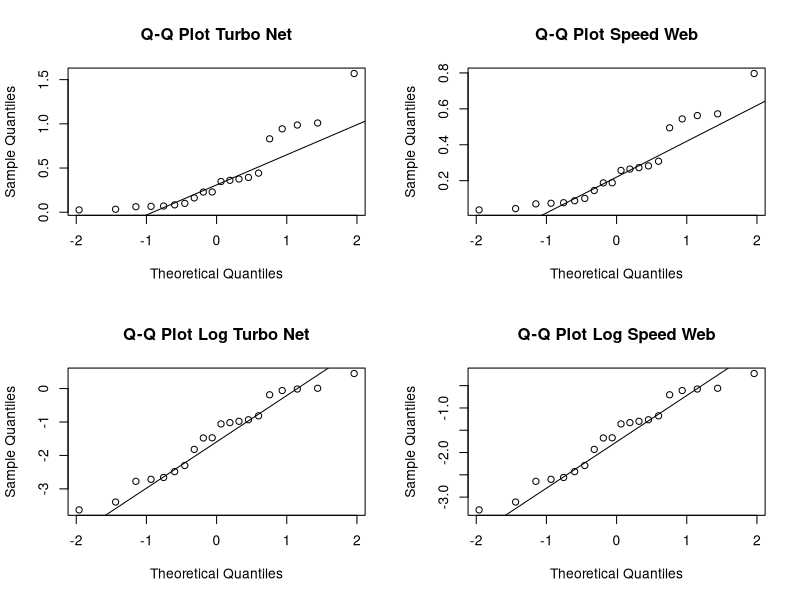
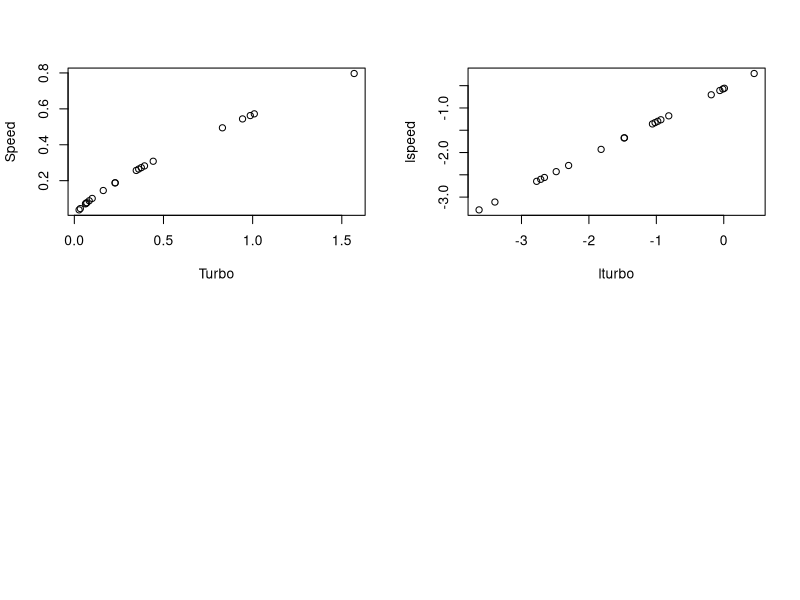

Here is the R script that generated these plots, in order: (Note: this script raises an error after producing the figures.)
## ---- chunk 1
Int <- read.csv("Internet.csv")
Turbo <- Int$turbo.net
Speed <- Int$speed.web
lturbo <- log(Turbo)
lspeed <- log(Speed)
length(Turbo)
length(Speed)
mean(Turbo)
mean(Speed)
sd(Turbo)/sd(Speed)
par(mfrow = c(2,2))
 qqnorm(Turbo, main = "Q-Q Plot Turbo Net") 
 qqline(Turbo)
 qqnorm(Speed, main = "Q-Q Plot Speed Web")
 qqline(Speed)
 qqnorm(lturbo, main = "Q-Q Plot Log Turbo Net") 
 qqline(lturbo)
 qqnorm(lspeed, main = "Q-Q Plot Log Speed Web")
 qqline(lspeed)
 plot(Turbo, Speed)
 plot(lturbo, lspeed)
 t.test(lspeed, lturbo, alternative = "l", var.equal = TRUE)
 t.test(Speed, Turbo, alternative = "l", var.equal = TRUE)


## ---- chunk 2
#filtering data by year for further analysis
library(dplyr)
tusks <- read.csv("TuskData.csv")

y1970 <- tusks %>% 
  filter(Year == "1970") 
yr1970 <- y1970$Tusk.kg
y1990 <- tusks%>%
  filter(Year =="1990")
yr1990 <- y1990$Tusk.kg
y2010 <- tusks%>%
  filter(Year == "2010")
yr2010 <- y2010$Tusk.kg
#Let's look at the data... 
data <- tusks %>% select(Tusk.kg, Year) 
# Calculates mean, sd, se and IC
my_sum <- data %>%
  group_by(Year) %>%
  summarise( 
    n=n(),
    mean=mean(Tusk.kg),
    sd=sd(Tusk.kg)
  ) %>%
  mutate( se=sd/sqrt(n))  
ggplot(my_sum) +
  geom_bar( aes(x=Year, y=mean), stat="identity", fill="forestgreen", alpha=0.5, width = 2) +
  geom_errorbar( aes(x=Year, ymin=mean-se, ymax=mean+se), width=0.5, colour="orange", alpha=0.9, size=1.0) +
  ggtitle("Mean Values of Ivory with Std. Error")
## ---- chunk 3
#Looks like it's getting smaller...but we'll do an ANOVA
#checking for assumptions of model
print("sd ratio 1:", sd(yr1970)/sd(yr1990))
print("sd ratio 2:", sd(yr1970)/sd(yr2010))
print("sd ratio 3:", sd(yr2010)/sd(yr1990))
#Well this is not a good start. If this were my data I would seriously consider resampling/invesitgating outliers...but since it's not I'm just going to pretend this is fine and move on.
par(mfrow = c(2,3))
 qqnorm(yr1970, main = "Q-Q 1970") 
 qqline(yr1970)
 qqnorm(yr1990, main = "Q-Q 1990")
 qqline(yr1990)
 qqnorm(yr2010, main = "Q-Q 2010")
 qqline(yr2010)
 plot(yr1970, yr1990)
 plot(yr1970, yr2010)
 plot(yr1990, yr2010)
 #Hmmmm...QQ Plots look kind of ok...but the other plots don't look great. Let's see what log transform does.
 
lyr1970 <- log(yr1970)
lyr1990 <- log(yr1990)
lyr2010 <- log(yr2010)
par(mfrow = c(2,3))
 qqnorm(lyr1970, main = "Q-Q 1970 Log Transformed") 
 qqline(lyr1970)
 qqnorm(lyr1990, main = "Q-Q 1990 Log Transformed")
 qqline(lyr1990)
 qqnorm(lyr2010, main = "Q-Q 2010 Log Tranformed")
 qqline(lyr2010)
 plot(lyr1970, lyr1990)
 plot(lyr1970, lyr2010)
 plot(lyr1990, lyr2010)
 #ok. Can't really tell. Maybe it reduces the scatter a bit? Guess I'll try the Shapiro test.
 shapiro.test(yr1970)
 shapiro.test(yr1990)
 shapiro.test(yr2010)
shapiro.test(lyr1970)
 shapiro.test(lyr1990)
 shapiro.test(lyr2010)
## ---- chunk 4
#log transformed data have much higher P values in the Shapiro test.Gonna move on with original data. 
tusks$Yr <- as.factor(rep(c(rep(1,20), rep(2, 20), rep(3, 20)), 1))
levels(as.factor(tusks$Yr))
  mod2 <- lm(Tusk.kg~factor(Yr), data = tusks) 
  summary(mod2)
#Great. Looks like something is different. Let's do Tukeys' HSD to figure out which ones.
tusks
TukeyHSD(mod1)
plot(TukeyHSD(mod1))
